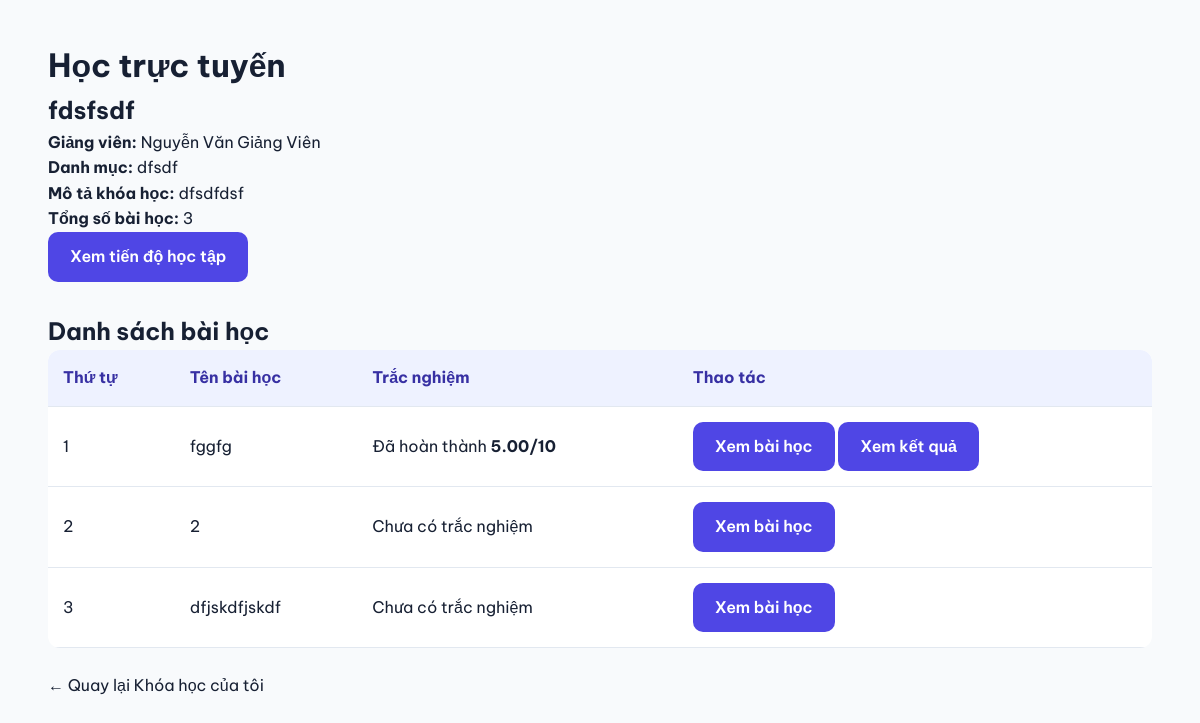
Screenshot of /student/course.php?course_id=12 (signed in) with the database file from the repository.
### tables this page shows
CREATE TABLE `courses` (
  `id` int(11) NOT NULL,
  `teacher_id` int(11) DEFAULT NULL,
  `category` varchar(100) NOT NULL,
  `title` varchar(255) NOT NULL,
  `description` text DEFAULT NULL,
  `icon` varchar(20) DEFAULT '?',
  `color` varchar(20) DEFAULT 'blue',
  `students` int(11) DEFAULT 0,
  `teacher_name` varchar(100) DEFAULT NULL,
  `status` enum('draft','pending','approved','rejected') DEFAULT 'draft',
  `created_at` timestamp NOT NULL DEFAULT current_timestamp()
);

CREATE TABLE `lessons` (
  `id` int(11) NOT NULL,
  `course_id` int(11) NOT NULL,
  `title` varchar(255) NOT NULL,
  `content` text DEFAULT NULL,
  `video_url` varchar(500) DEFAULT NULL,
  `lesson_order` int(11) NOT NULL DEFAULT 1,
  `created_at` timestamp NOT NULL DEFAULT current_timestamp()
);

CREATE TABLE `quiz_attempts` (
  `id` int(11) NOT NULL,
  `quiz_id` int(11) NOT NULL,
  `student_id` int(11) NOT NULL,
  `correct_count` int(11) NOT NULL,
  `total_questions` int(11) NOT NULL,
  `score` decimal(5,2) NOT NULL,
  `submitted_at` timestamp NOT NULL DEFAULT current_timestamp()
);

### student/course.php (the view, shortened to what this page needs)
<?php
require_once __DIR__ . "/../includes/auth.php";
$courseId = filter_input(
    INPUT_GET,
    "course_id",
    FILTER_VALIDATE_INT
);
$studentId = (int)$_SESSION["user_id"];
$stmt = $pdo->prepare(
    "SELECT
        c.id,
        c.title,
        c.description,
        c.category,
        c.teacher_name
     FROM courses c
     INNER JOIN enrollments e
         ON e.course_id = c.id
     WHERE c.id = ?
       AND e.student_id = ?
       AND c.status = 'approved'
     LIMIT 1"
);
$stmt->execute([$courseId, $studentId]);
$course = $stmt->fetch(PDO::FETCH_ASSOC);
$stmt = $pdo->prepare(
    "SELECT
        l.id,
        l.title,
        l.lesson_order,
        l.video_url,
        q.id AS quiz_id,
        (
            SELECT COUNT(*)
            FROM quiz_questions qq
            WHERE qq.quiz_id = q.id
        ) AS total_questions,
        qa.id AS attempt_id,
        qa.score AS quiz_score
     FROM lessons l
     LEFT JOIN quizzes q
         ON q.lesson_id = l.id
     LEFT JOIN quiz_attempts qa
         ON qa.quiz_id = q.id
         AND qa.student_id = ?
     WHERE l.course_id = ?
     ORDER BY l.lesson_order ASC, l.id ASC"
);
$stmt->execute([$studentId, $courseId]);
$lessons = $stmt->fetchAll(PDO::FETCH_ASSOC);
$totalLessons = count($lessons);
function e($value) {
    return htmlspecialchars(
        (string)$value,
        ENT_QUOTES,
        "UTF-8"
    );
}
?>
<!DOCTYPE html>
<html lang="vi">
<head>
    <link
        rel="stylesheet"
        href="../assets/css/style.css"
    >
</head>
<body>
<div class="container" style="padding: 40px 0;">
    <h1>Học trực tuyến</h1>
    <h2>
        <?php echo e($course["title"]); ?>
    </h2>
    <p>
        <strong>Giảng viên:</strong>
        <?php echo e(
            $course["teacher_name"] ?? "Chưa xác định"
        ); ?>
    </p>
    <p>
        <strong>Danh mục:</strong>
        <?php echo e($course["category"]); ?>
    </p>
    <p>
        <strong>Mô tả khóa học:</strong>
        <?php echo nl2br(e(
            $course["description"] ?? ""
        )); ?>
    </p>
    <p>
        <strong>Tổng số bài học:</strong>
        <?php echo $totalLessons; ?>
    </p>
<p>
    <a
        href="progress.php?course_id=<?php echo $courseId; ?>"
        class="btn btn-primary"
    >
        Xem tiến độ học tập
    </a>
</p>
    <h2 style="margin-top: 30px;">
        Danh sách bài học
    </h2>
    <div style="overflow-x: auto;">
        <table class="data-table">
            <thead>
                <tr>
                    <th>Thứ tự</th>
                    <th>Tên bài học</th>
                    <th>Trắc nghiệm</th>
                    <th>Thao tác</th>
                </tr>
            </thead>
            <tbody>
                <?php foreach ($lessons as $lesson): ?>
                    <?php
                        $hasQuiz = (
                            !empty($lesson["quiz_id"]) &&
                            (int)$lesson["total_questions"] > 0
                        );
                        $hasAttempt = (
                            $lesson["attempt_id"] !== null
                        );
                    ?>
                    <tr>
                        <td>
                            <?php echo (int)$lesson["lesson_order"]; ?>
                        </td>
                        <td>
                            <?php echo e($lesson["title"]); ?>
                        </td>
                        <td>
                            <?php if (!$hasQuiz): ?>
                                Chưa có trắc nghiệm
                            <?php elseif ($hasAttempt): ?>
                                Đã hoàn thành
                                <strong>
                                    <?php echo e(
                                        $lesson["quiz_score"]
                                    ); ?>/10
                                </strong>
                            <?php else: ?>
                                Chưa làm
                                (<?php echo (int)$lesson["total_questions"]; ?>
                                câu hỏi)
                            <?php endif; ?>
                        </td>
                        <td>
                            <a
                                href="lesson.php?lesson_id=<?php
                                    echo (int)$lesson["id"];
                                ?>"
                                class="btn btn-primary"
                            >
                                Xem bài học
                            </a>
                            <?php if ($hasQuiz): ?>
                                <a
                                    href="quiz.php?lesson_id=<?php
                                        echo (int)$lesson["id"];
                                    ?>"
                                    class="btn btn-primary"
                                >
                                    <?php if ($hasAttempt): ?>
                                        Xem kết quả
                                    <?php else: ?>
                                        Làm trắc nghiệm
                                    <?php endif; ?>
                                </a>
                            <?php endif; ?>
                        </td>
                    </tr>
                <?php endforeach; ?>
            </tbody>
        </table>
    </div>
    <p style="margin-top: 25px;">
        <a href="my_courses.php">
            ← Quay lại Khóa học của tôi
        </a>
    </p>
</div>
</body>
</html>

### assets/css/style.css (style rules this page uses)
:root { --primary: #4f46e5; --primary-dark: #3730a3; --text: #172033; --muted: #64748b; --background: #f8fafc; }
* { margin: 0; padding: 0; box-sizing: border-box; }
html { scroll-behavior: smooth; }
body { font-family: 'Be Vietnam Pro', Arial, sans-serif; background: var(--background); color: var(--text); line-height: 1.6; }
a { text-decoration: none; color: inherit; }
.container { width: min(1150px, 92%); margin: 0 auto; }
.btn { display: inline-block; border: none; border-radius: 10px; padding: 12px 22px; font: inherit; font-weight: 600; cursor: pointer; text-align: center; }
.btn-primary { background: var(--primary); color: white; }
.data-table { width: 100%; border-collapse: collapse; background: white; border-radius: 12px; overflow: hidden; }
.data-table th, .data-table td { padding: 15px; text-align: left; border-bottom: 1px solid #e2e8f0; }
.data-table th { background: #eef2ff; color: #3730a3; }

### rows the page displays
courses: title "fdsfsdf", teacher_name "Nguyễn Văn Giảng Viên", category "dfsdf", description "dfsdfdsf"
lessons: lesson_order "1", title "fggfg", quiz_attempts.score "5.00", shows "Xem kết quả"
lessons: lesson_order "2", title "2", shows "Chưa có trắc nghiệm"
lessons: lesson_order "3", title "dfjskdfjskdf", shows "Chưa có trắc nghiệm"

### other values shown
$totalLessons "3"
